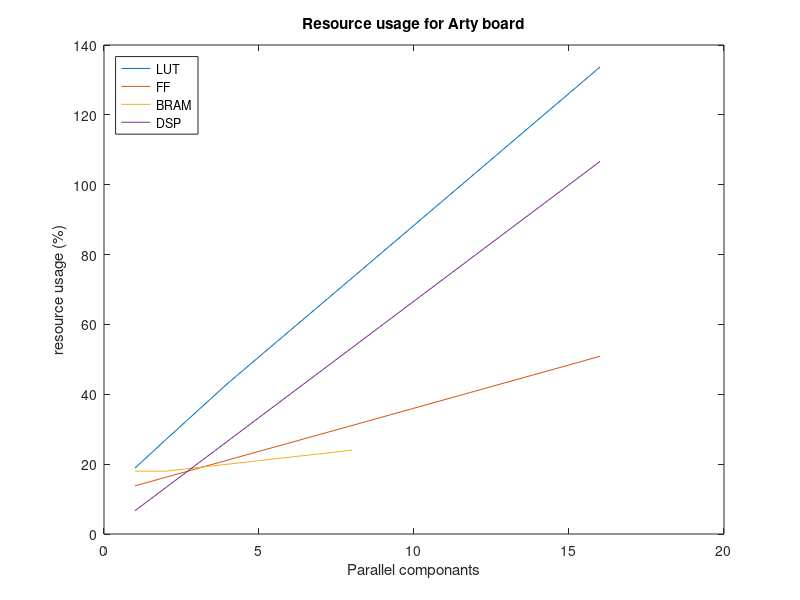
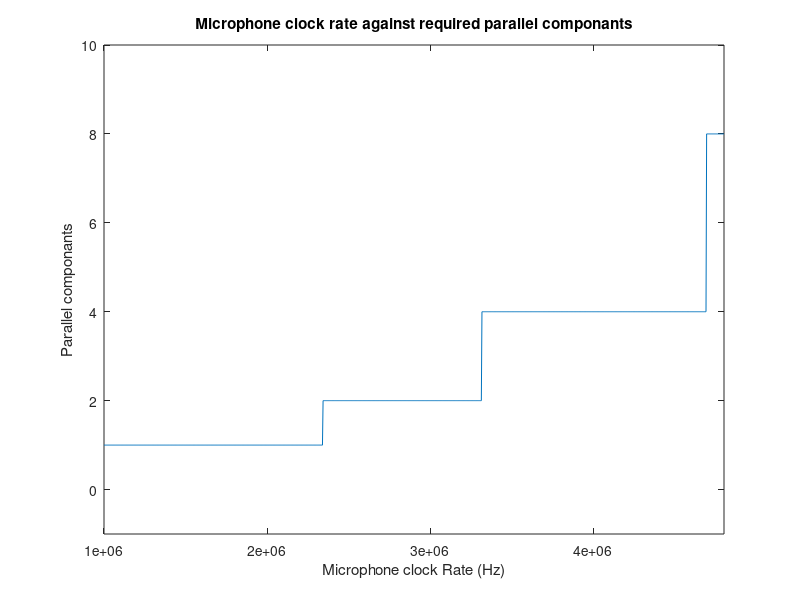

Here is the MATLAB script that generated these plots, in order:
% implementation usage


LUT = [ 3928	  5628	 8986	 15243	 27808]./20800*100;

FF = [ 5739		6763	8815	12923	21166	]./41600*100;


BRAM=[9	9 10 12 NaN]./50*100;

DSP=[ 6 12 24 48 96]./90*100;


x=[1 2 4 8 16];
figure
resource=plot(x,LUT)
hold on
plot(x,FF)
plot(x,BRAM)
plot(x,DSP)
hold off
title('Resource usage for Arty board')
xlabel('Parallel componants')
ylabel('resource usage (%)')
legend('LUT','FF','BRAM','DSP','location','NorthWest');
saveas(resource, '..\..\other\Report_images\resource.png','png');




clock=1e8;
MCLOCK = linspace(1,4.8,1000)*1e6;
bank=    MCLOCK.*0.00058.*4.*0.125./4;
% bank=    256;
parallel= ceil(((((bank).*(2+(MCLOCK.*0.00058.*4)./16)))./(0.00058.*clock)));
parallel(parallel==3)=4;
parallel(parallel>4 & parallel<8)=8;
parallel(parallel>8 & parallel<16)=16;


figure
PARALLEL=plot(MCLOCK,parallel);
hold on
xlabel('Microphone clock Rate (Hz)');
ylabel('Parallel componants');
title('Microphone clock rate against required parallel componants');
ylim([-1,10])
xlim([1,4.8]*1e6)
saveas(PARALLEL, '..\..\other\Report_images\PARALLEL.png','png');
